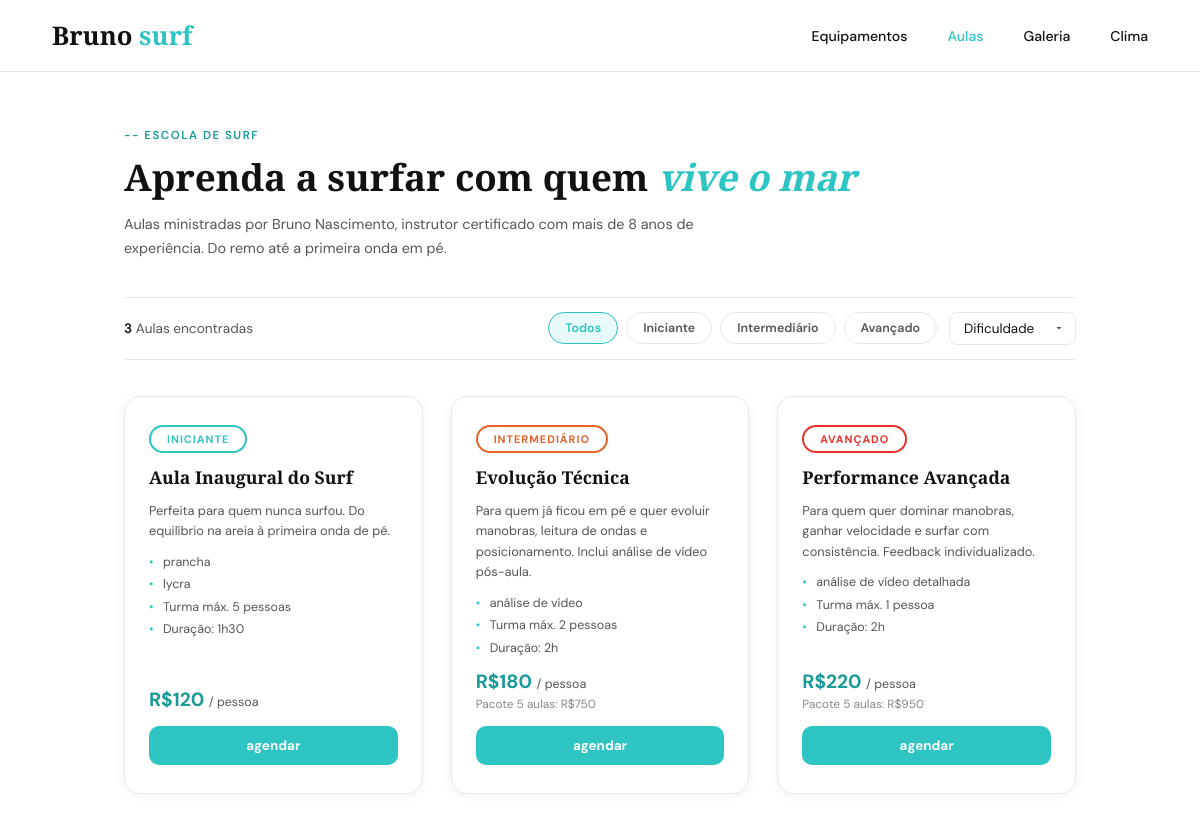
The page /escola.php on the database its author committed.
### tables this page shows
CREATE TABLE `aulas` (
  `id` int(11) NOT NULL,
  `nivel` varchar(20) NOT NULL,
  `titulo` varchar(100) NOT NULL,
  `descricao` text DEFAULT NULL,
  `duracao_minutos` int(11) NOT NULL,
  `max_alunos` int(11) NOT NULL DEFAULT 5,
  `preco_individual` decimal(10,2) NOT NULL,
  `preco_pacote5` decimal(10,2) DEFAULT NULL,
  `itens_inclusos` text DEFAULT NULL,
  `disponivel` tinyint(1) NOT NULL DEFAULT 1,
  `data_cadastro` datetime NOT NULL DEFAULT current_timestamp()
);

### escola.php (the view, shortened to what this page needs)
<?php
$nivel = $_GET['nivel'] ?? '';
$ordem = $_GET['ordem'] ?? 'dificuldade';
$where  = ['disponivel = TRUE'];
$params = [];
$order_map = [
    'dificuldade' => "FIELD(nivel,'iniciante','intermediario','avancado')",
    'preco_asc'   => 'preco_individual ASC',
    'preco_desc'  => 'preco_individual DESC',
    'duracao'     => 'duracao_minutos ASC',
];
$order_sql = $order_map[$ordem] ?? $order_map['dificuldade'];
$where_sql = implode(' AND ', $where);
try {
    $pdo = conectar();
    $stmt_total = $pdo->prepare("SELECT COUNT(*) FROM aulas WHERE $where_sql");
    $stmt_total->execute($params);
    $total = (int)$stmt_total->fetchColumn();
    $stmt = $pdo->prepare("SELECT * FROM aulas WHERE $where_sql ORDER BY $order_sql");
    $stmt->execute($params);
    $aulas = $stmt->fetchAll();
} catch (PDOException $e) {
    $aulas = [];
    $total = 0;
    $erro  = htmlspecialchars($e->getMessage());
}
function esc(string $v): string { return htmlspecialchars($v, ENT_QUOTES, 'UTF-8'); }
function brl(float $v): string  { return 'R$' . number_format($v, 0, ',', '.'); }
$nivel_label = ['iniciante' => 'Iniciante', 'intermediario' => 'Intermediário', 'avancado' => 'Avançado'];
$nivel_color = ['iniciante' => '#2ec4c4', 'intermediario' => '#e8622a', 'avancado' => '#e8322a'];
?>
<!DOCTYPE html>
<html lang="pt-BR">
<head>
<link rel="stylesheet" href="css/aulas.css">
</head>
<body>
<nav>
  <a href="index.php" class="logo">Bruno <span>surf</span></a>
  <ul class="nav-links">
    <li><a href="equipamentos.php">Equipamentos</a></li>
    <li><a href="escola.php" class="active">Aulas</a></li>
    <li><a href="galeria.php">Galeria</a></li>
    <li><a href="clima.php">Clima</a></li>
  </ul>
</nav>
<div class="page">
  <p class="eyebrow">Escola de Surf</p>
  <h1 class="page-title">Aprenda a surfar com quem <em>vive o mar</em></h1>
  <p class="page-desc">Aulas ministradas por Bruno Nascimento, instrutor certificado com mais de 8 anos de experiência. Do remo até a primeira onda em pé.</p>
  <div class="toolbar">
    <span class="toolbar-count"><strong><?= $total ?></strong> Aula<?= $total !== 1 ? 's' : '' ?> encontrada<?= $total !== 1 ? 's' : '' ?></span>
    <div class="toolbar-right">
      <div class="nivel-tabs">
        <a class="tab <?= $nivel === '' ? 'tab-all' : '' ?>"
           href="aulas.php?ordem=<?= esc($ordem) ?>"
           style="<?= $nivel === '' ? 'border-color:var(--teal);color:var(--teal);background:#e8f9f9' : '' ?>">Todos</a>
        <?php foreach (['iniciante','intermediario','avancado'] as $n): ?>
          <a class="tab <?= $nivel === $n ? 'active-'.$n : '' ?>"
             href="aulas.php?nivel=<?= $n ?>&ordem=<?= esc($ordem) ?>">
            <?= $nivel_label[$n] ?>
          </a>
        <?php endforeach; ?>
      </div>
      <select class="select-ordem"
              onchange="window.location='aulas.php?<?= $nivel ? 'nivel='.esc($nivel).'&' : '' ?>ordem='+this.value">
        <option value="dificuldade" <?= $ordem==='dificuldade'?'selected':'' ?>>Dificuldade</option>
      </select>
    </div>
  </div>
  <div class="cards-grid">
    <?php if (empty($aulas)): ?>
      <div class="no-results">Nenhuma aula encontrada.</div>
    <?php else: ?>
      <?php foreach ($aulas as $a):
        $cor   = $nivel_color[$a['nivel']] ?? '#2ec4c4';
        $label = $nivel_label[$a['nivel']] ?? $a['nivel'];
        $itens = array_filter(array_map('trim', explode(',', $a['itens_inclusos'] ?? '')));
      ?>
      <div class="aula-card">
        <span class="badge" style="border-color:<?= $cor ?>;color:<?= $cor ?>"><?= esc($label) ?></span>
        <h3 class="card-titulo"><?= esc($a['titulo']) ?></h3>
        <p class="card-desc"><?= esc($a['descricao']) ?></p>
        <?php if (!empty($itens)): ?>
        <ul class="card-lista">
          <?php foreach ($itens as $item): ?>
            <li><?= esc($item) ?></li>
          <?php endforeach; ?>
          <li>Turma máx. <?= (int)$a['max_alunos'] ?> pessoa<?= $a['max_alunos'] > 1 ? 's' : '' ?></li>
          <li>Duração: <?= (int)$a['duracao_minutos'] >= 60
              ? floor($a['duracao_minutos']/60).'h'.($a['duracao_minutos']%60 ? str_pad($a['duracao_minutos']%60,2,'0',STR_PAD_LEFT) : '')
              : $a['duracao_minutos'].'min' ?></li>
        </ul>
        <?php endif; ?>
        <div class="card-footer">
          <div class="card-preco"><?= brl($a['preco_individual']) ?> <span>/ pessoa</span></div>
          <?php if (!empty($a['preco_pacote5'])): ?>
            <div class="card-pacote">Pacote 5 aulas: <?= brl($a['preco_pacote5']) ?></div>
          <?php endif; ?>
          <a class="btn-agendar" href="agendamento.php?aula_id=<?= (int)$a['id'] ?>">agendar</a>
        </div>
      </div>
      <?php endforeach; ?>
    <?php endif; ?>
  </div>
</div>
</body>
</html>

### css/aulas.css (style rules this page uses)
:root { --teal: #2ec4c4; --teal-dark: #1a9999; --orange: #e8622a; --dark: #111; --mid: #555; --border: #e8e8e8; --light-bg: #f7f7f7; --white: #fff; }
* { margin:0; padding:0; box-sizing:border-box; }
body { font-family:'DM Sans',sans-serif; color:var(--dark); background:var(--white); }
nav { position:sticky; top:0; z-index:100; display:flex; align-items:center; justify-content:space-between; padding:18px 52px; background:rgba(255,255,255,.97); backdrop-filter:blur(8px); border-bottom:1px solid var(--border); }
.logo { font-family:'Playfair Display',serif; font-size:1.6rem; font-weight:900; color:var(--dark); text-decoration:none; }
.logo span { color:var(--teal); }
.nav-links { display:flex; gap:40px; list-style:none; }
.nav-links a { text-decoration:none; color:var(--dark); font-size:.88rem; font-weight:500; transition:color .2s; }
.nav-links a:hover, .nav-links a.active { color:var(--teal); }
.page { max-width:1000px; margin:0 auto; padding:56px 24px 80px; }
.eyebrow { font-size:.72rem; font-weight:600; letter-spacing:1.5px; color:var(--teal-dark); text-transform:uppercase; margin-bottom:12px; }
.eyebrow::before { content:'-- '; }
.page-title { font-family:'Playfair Display',serif; font-size:clamp(1.7rem,3.5vw,2.3rem); font-weight:700; line-height:1.2; margin-bottom:14px; }
.page-title em { font-style:italic; color:var(--teal); }
.page-desc { font-size:.9rem; color:var(--mid); line-height:1.65; max-width:600px; margin-bottom:36px; }
.toolbar { display:flex; align-items:center; justify-content:space-between; border-top:1px solid var(--border); border-bottom:1px solid var(--border); padding:14px 0; margin-bottom:36px; gap:16px; flex-wrap:wrap; }
.toolbar-count { font-size:.85rem; color:var(--mid); }
.toolbar-count strong { color:var(--dark); font-weight:600; }
.toolbar-right { display:flex; align-items:center; gap:12px; flex-wrap:wrap; }
.nivel-tabs { display:flex; gap:8px; }
.tab { padding:7px 16px; border-radius:20px; border:1.5px solid var(--border); font-family:'DM Sans',sans-serif; font-size:.78rem; font-weight:600; text-decoration:none; color:var(--mid); transition:all .2s; }
.select-ordem { padding:8px 32px 8px 14px; border:1.5px solid var(--border); border-radius:8px; font-family:'DM Sans',sans-serif; font-size:.84rem; color:var(--dark); appearance:none; cursor:pointer; }
.cards-grid { display:grid; grid-template-columns:repeat(3,1fr); gap:28px; }
.aula-card { background:var(--white); border:1px solid var(--border); border-radius:16px; padding:28px 24px; display:flex; flex-direction:column; gap:12px; box-shadow:0 2px 12px rgba(0,0,0,.05); transition:box-shadow .22s, transform .22s; }
.badge { display:inline-block; padding:5px 16px; border-radius:20px; font-size:.68rem; font-weight:700; letter-spacing:1px; text-transform:uppercase; width:fit-content; border:2px solid; }
.card-titulo { font-family:'Playfair Display',serif; font-size:1.1rem; font-weight:700; }
.card-desc { font-size:.8rem; color:var(--mid); line-height:1.6; }
.card-lista { list-style:none; display:flex; flex-direction:column; gap:5px; }
.card-lista li { font-size:.78rem; color:#555; padding-left:14px; position:relative; line-height:1.4; }
.card-lista li::before { content:'•'; position:absolute; left:0; color:var(--teal); }
.card-footer { margin-top:auto; }
.card-preco { font-size:1.2rem; font-weight:700; color:var(--teal-dark); }
.card-preco span { font-size:.78rem; font-weight:400; color:var(--mid); }
.card-pacote { font-size:.74rem; color:#888; margin-top:2px; }
.btn-agendar { display:block; width:100%; margin-top:14px; padding:11px; background:var(--teal); color:white; border:none; border-radius:10px; font-family:'DM Sans',sans-serif; font-size:.84rem; font-weight:700; cursor:pointer; text-align:center; text-decoration:none; transition:opacity .2s, transform .15s; }

### rows shown on the page
aulas: nivel "INICIANTE", titulo "Aula Inaugural do Surf", descricao "Perfeita para quem nunca surfou. Do equilíbrio na areia à primeira onda de pé.", itens_inclusos "prancha", itens_inclusos "lycra", max_alunos "5", floor($a['duracao_minutos']/60) "1", duracao_minutos "30", preco_individual "R$120"
aulas: nivel "INTERMEDIÁRIO", titulo "Evolução Técnica", descricao "Para quem já ficou em pé e quer evoluir manobras, leitura de ondas e posicionamento. Inclui análise de vídeo pós-aula.", itens_inclusos "análise de vídeo", max_alunos "2", floor($a['duracao_minutos']/60) "2", preco_individual "R$180", preco_pacote5 "R$750"
aulas: nivel "AVANÇADO", titulo "Performance Avançada", descricao "Para quem quer dominar manobras, ganhar velocidade e surfar com consistência. Feedback individualizado.", itens_inclusos "análise de vídeo detalhada", max_alunos "1", floor($a['duracao_minutos']/60) "2", preco_individual "R$220", preco_pacote5 "R$950"

### other values the page prints
$total "3"
$nivel_label[$n] "Iniciante"
$nivel_label[$n] "Intermediário"
$nivel_label[$n] "Avançado"
